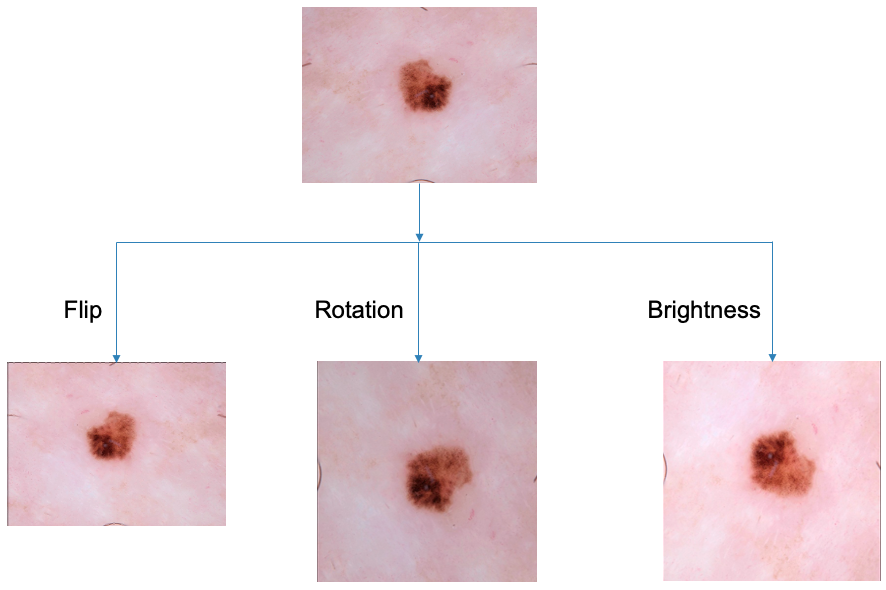
#> input picture images/augmentation.png, 886 x 590 px
$ python -i segmentation.py   (imports and definitions only)
#> lines starting #> are read from the running program, lines starting #| are printed output that depends on the picture; after the words box and inside, x2 and y2 are one past the last pixel; in counts of white or black regions, pixels touching at a corner belong together
#> further down, picture is the input picture: shape (590, 886, 3); mean B, G, R 232.1, 229.4, 241.5
import cv2
import numpy as np
from sklearn.cluster import KMeans

class KMeansSegmentation:
    # [44 lines left out: functions __init__, __call__, not called in this run]


class ThresholdingSegmentation:
    def __init__(self, method='otsu', max_value=255):
        """
        Initializes the ThresholdingSegmentation class with the specified thresholding method.

        :param method: Thresholding method to use ('otsu', 'triangle', 'binary', 'binary_inv',
                    'truncatQe', 'tozero', 'tozero_inv'). Default is 'otsu'.
        :param max_value: Maximum value to use with the thresholding. Default is 255.
        """
        self.method = method
        self.max_value = max_value
        self.threshold_type = self._get_threshold_type(method)

    def _get_threshold_type(self, method):
        """
        Maps the method string to the corresponding OpenCV thresholding flag.

        :param method: Thresholding method as a string.
        :return: OpenCV thresholding flag.
        """
        method = method.lower()
        if method == 'binary':
            return cv2.THRESH_BINARY
        elif method == 'binary_inv':
            return cv2.THRESH_BINARY_INV
        elif method == 'truncate':
            return cv2.THRESH_TRUNC
        elif method == 'tozero':
            return cv2.THRESH_TOZERO
        elif method == 'tozero_inv':
            return cv2.THRESH_TOZERO_INV
        elif method == 'otsu':
            return cv2.THRESH_BINARY + cv2.THRESH_OTSU
        elif method == 'triangle':
            return cv2.THRESH_BINARY + cv2.THRESH_TRIANGLE
        else:
            raise ValueError(f"Unsupported thresholding method: {method}")

    def __call__(self, image):
        """
        Applies the thresholding segmentation to the input image.

        :param image: Input image (grayscale or color).
        :return: Tuple of (threshold value used, segmented image).
        """
        # Convert to grayscale if the image is in color
        if len(image.shape) == 3:
            gray = cv2.cvtColor(image, cv2.COLOR_BGR2GRAY)
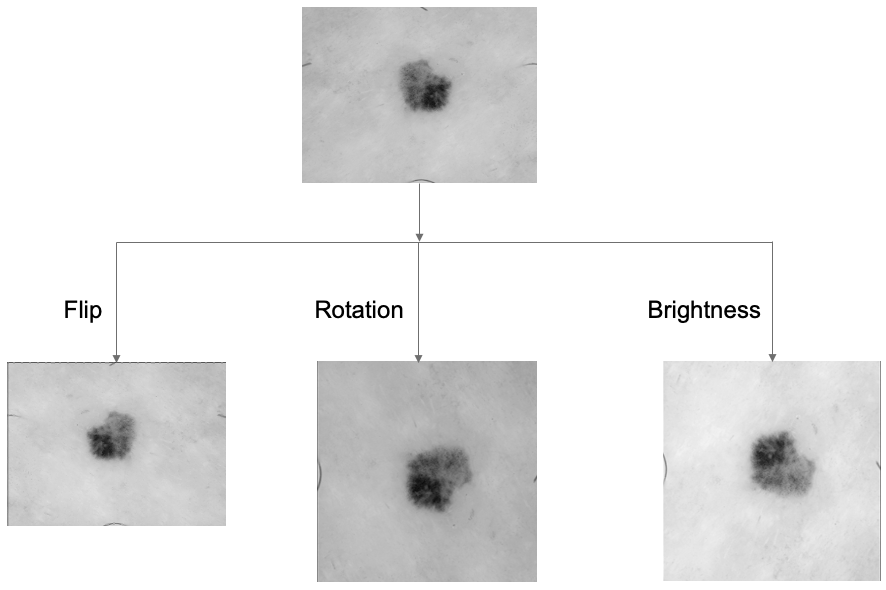
#> gray: shape (590, 886); min 0, max 255, mean 233.3
        else:
            gray = image

        # Apply thresholding
        if self.method in ['otsu', 'triangle']:
            # Threshold value is automatically determined
            threshold_value, segmented_image = cv2.threshold(
                gray, 0, self.max_value, self.threshold_type)
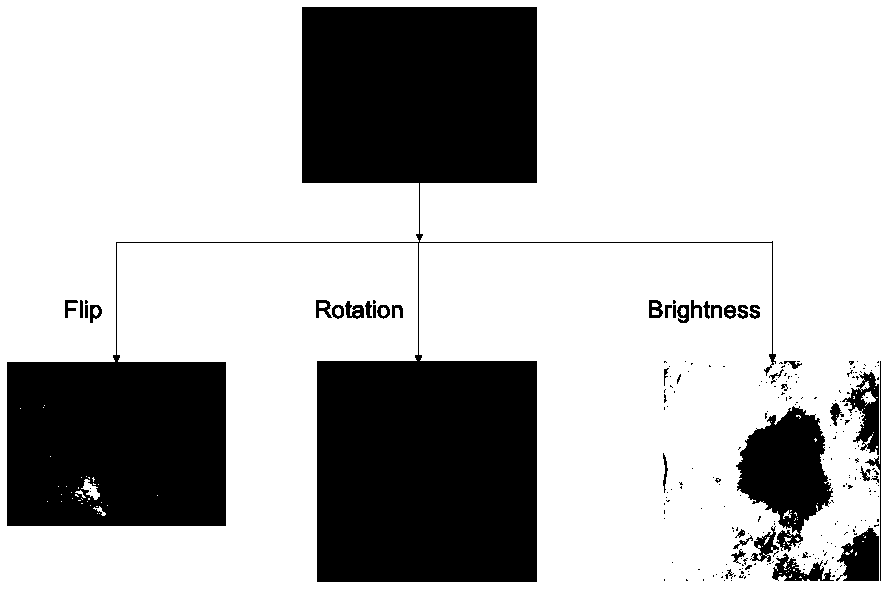
#> segmented_image: shape (590, 886); 72.7% white; 242 black regions (200 under 20 px), largest, box (x1, y1, x2, y2) and area: (7, 7, 776, 582) 126815, (736, 406, 833, 552) 7967, (836, 528, 879, 581) 1580
#> threshold_value = 217
        else:
            # Manually specify a threshold value (you can adjust this as needed)
            threshold_value = 127  # Default threshold value
            threshold_value, segmented_image = cv2.threshold(
                gray, threshold_value, self.max_value, self.threshold_type)

        return segmented_image


class CannyEdgeDetector:
    # [40 lines left out: functions __init__, __call__, not called in this run]

>>> import cv2
>>> picture = cv2.imread('../images/augmentation.png')
>>> result = ThresholdingSegmentation()(picture)

$ run again, on images/feature_extraction.png
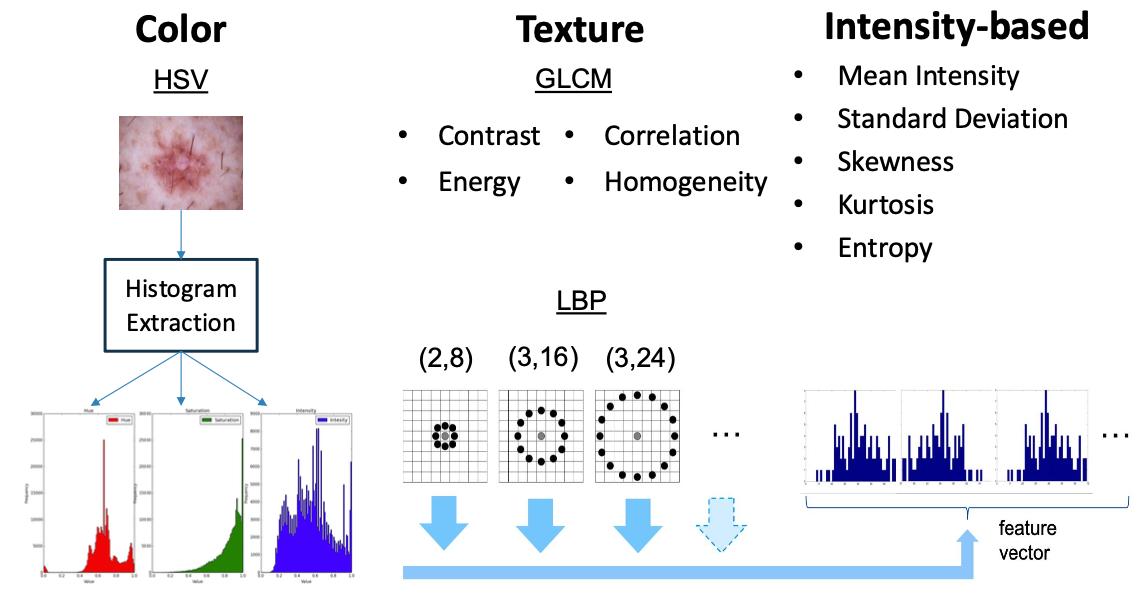
#> input picture images/feature_extraction.png, 1145 x 603 px
#> picture is the input picture: shape (603, 1145, 3); mean B, G, R 241.1, 237.4, 237.3
#> in __call__, `gray = cv2.cvtColor(image, cv2.COLOR_BGR2GRAY)`:
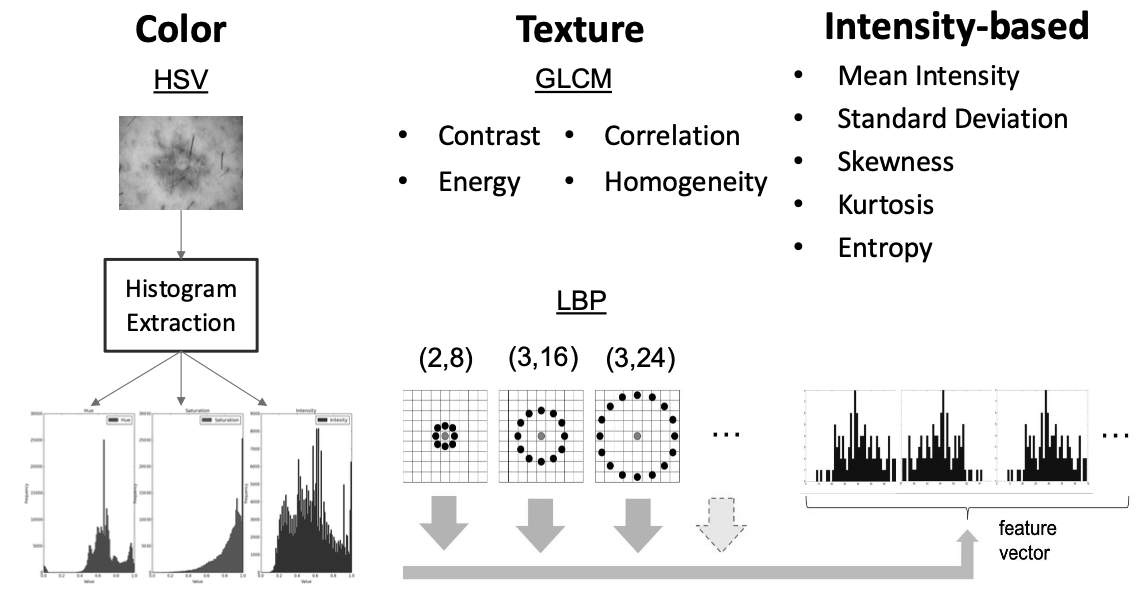
#> gray: shape (603, 1145); min 0, max 255, mean 237.8
#> in __call__, `threshold_value, segmented_image = cv2.threshold( gray, 0, self.max_va..`:
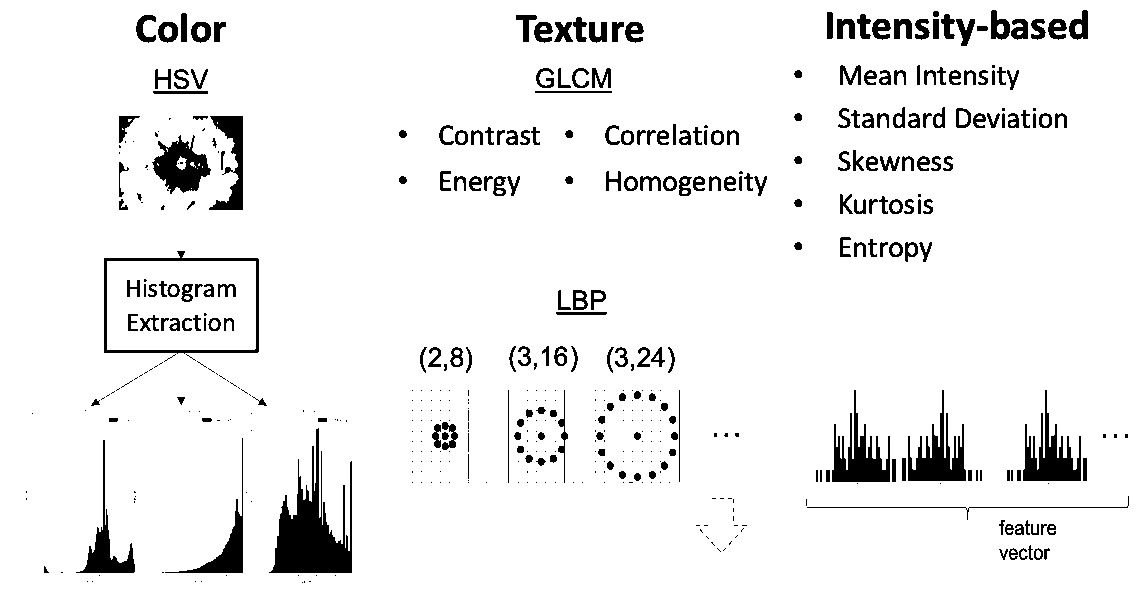
#> segmented_image: shape (603, 1145); 93.6% white; 511 black regions (256 under 20 px), largest, box (x1, y1, x2, y2) and area: (269, 428, 352, 573) 5025, (832, 390, 890, 482) 2156, (908, 390, 966, 481) 2115
#> threshold_value = 149

$ run again, on images/grid.png
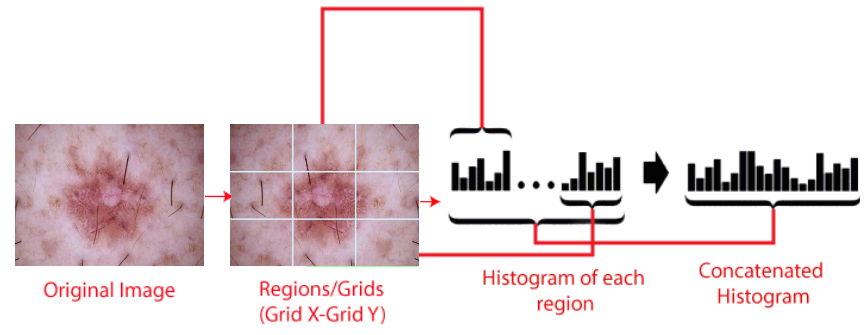
#> input picture images/grid.png, 867 x 335 px
#> picture is the input picture: shape (335, 867, 3); mean B, G, R 223.2, 221.3, 233.4
#> in __call__, `gray = cv2.cvtColor(image, cv2.COLOR_BGR2GRAY)`:
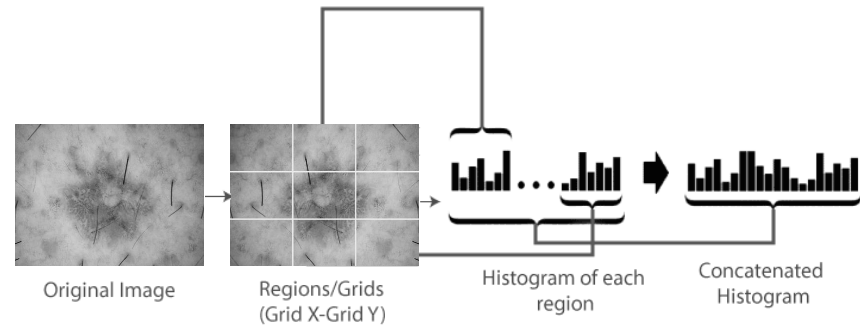
#> gray: shape (335, 867); min 3, max 255, mean 225.1
#> in __call__, `threshold_value, segmented_image = cv2.threshold( gray, 0, self.max_va..`:
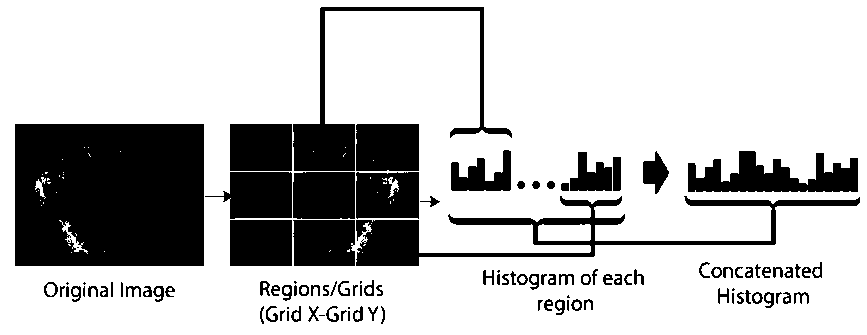
#> segmented_image: shape (335, 867); 75.5% white; 113 black regions (14 under 20 px), largest, box (x1, y1, x2, y2) and area: (15, 124, 204, 266) 26492, (356, 196, 860, 266) 7361, (293, 7, 512, 171) 4913
#> threshold_value = 195

$ run again, on images/hair_removal.png
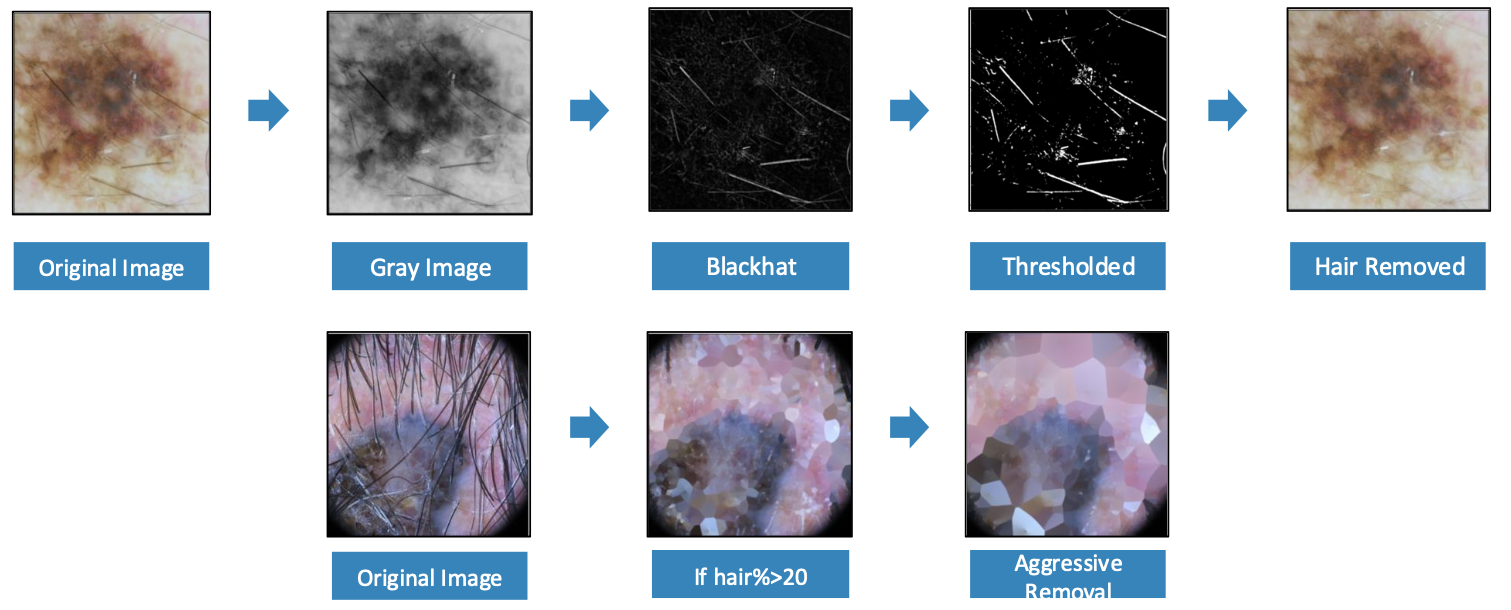
#> input picture images/hair_removal.png, 1511 x 610 px
#> picture is the input picture: shape (610, 1511, 3); mean B, G, R 192.6, 187.1, 184.4
#> in __call__, `gray = cv2.cvtColor(image, cv2.COLOR_BGR2GRAY)`:
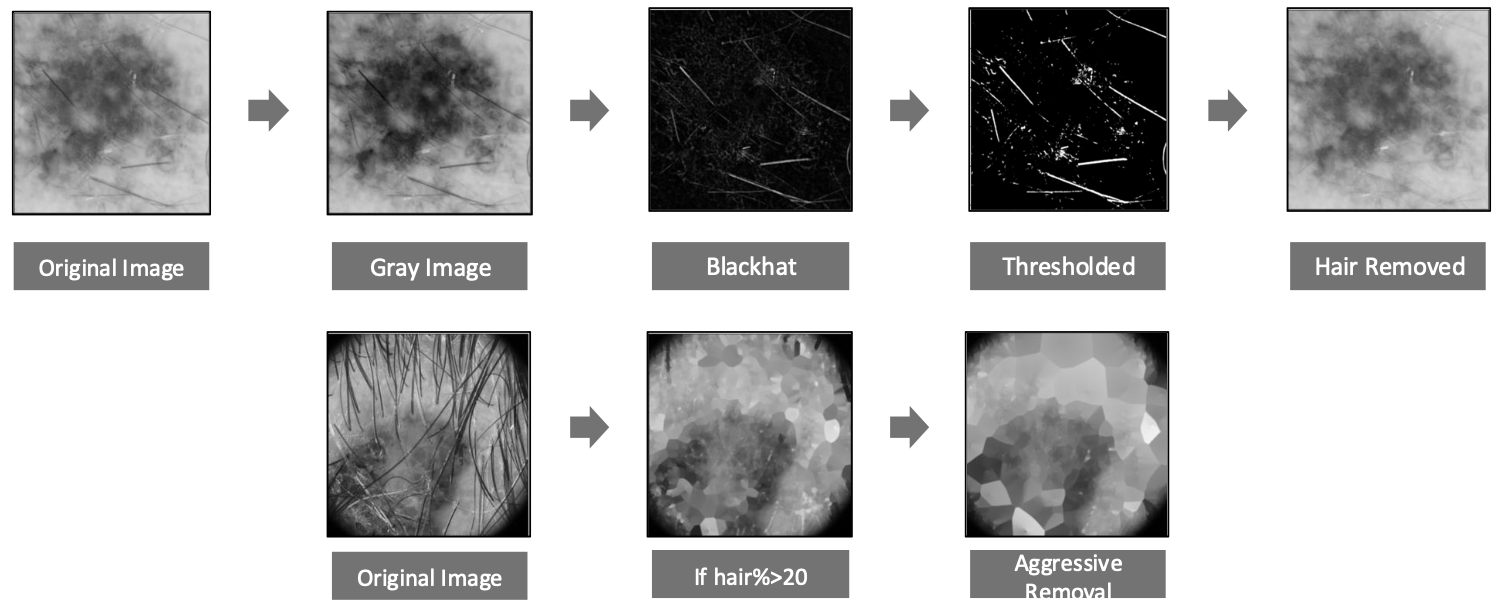
#> gray: shape (610, 1511); min 0, max 255, mean 186.9
#> in __call__, `threshold_value, segmented_image = cv2.threshold( gray, 0, self.max_va..`:
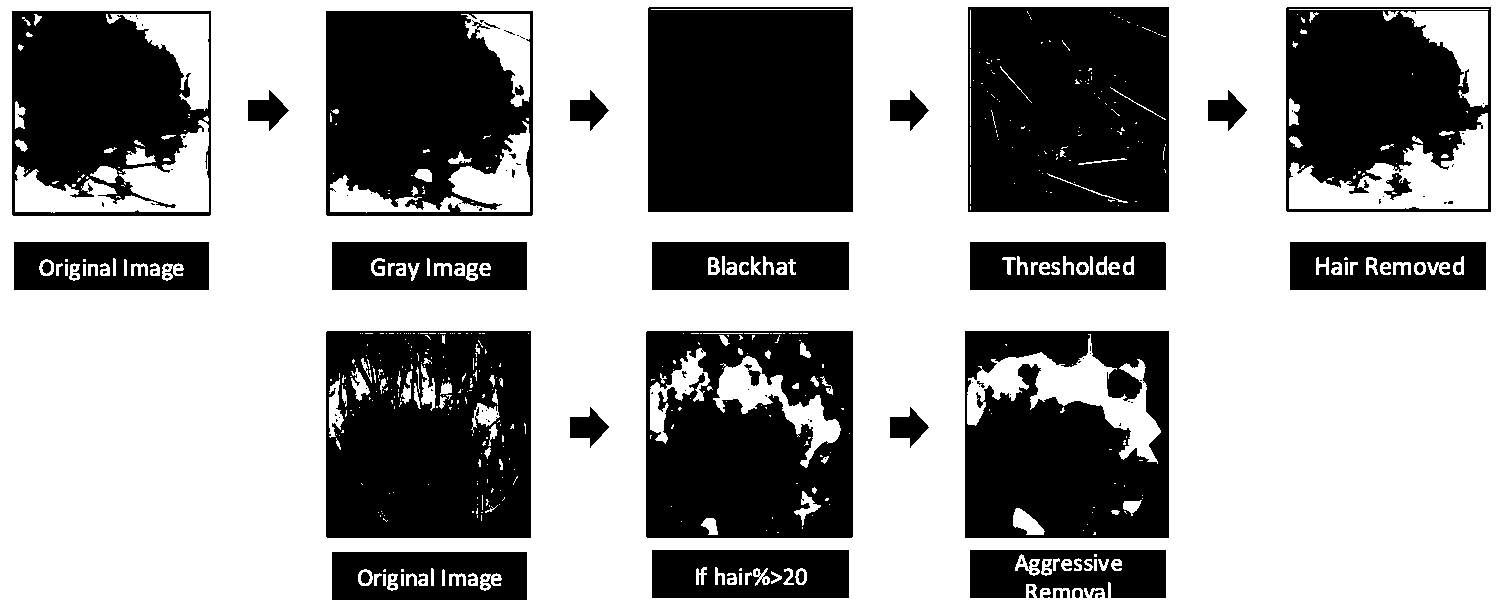
#> segmented_image: shape (610, 1511); 61.7% white; 143 black regions (99 under 20 px), largest, box (x1, y1, x2, y2) and area: (648, 7, 853, 212) 41824, (968, 7, 1169, 212) 40384, (326, 331, 531, 538) 39145
#> threshold_value = 168
